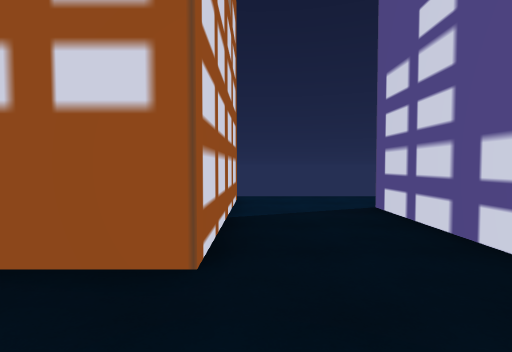
view 1 (above)

24 first-person views from a walk through a Unity game level. The camera is 1.4 m above the floor, tilts 2° down and sees 85° across. The floor is counted in squares, 2 m on a side. Each view is taken from the middle of a square. On the plan, view 1 faces up. The plan holds only what a view shows up to about 9 squares ahead; the rest is blank. The place goes on beyond the plan. The player is left out.

view 2
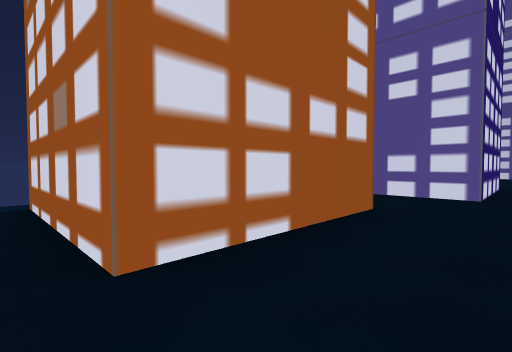

view 3
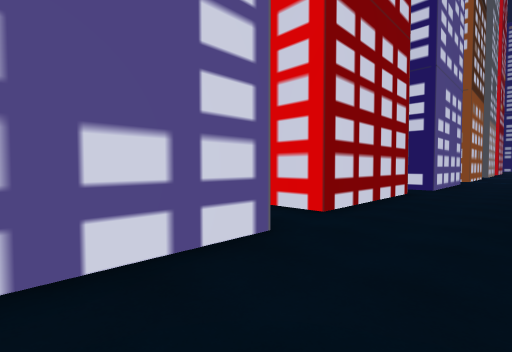

view 4
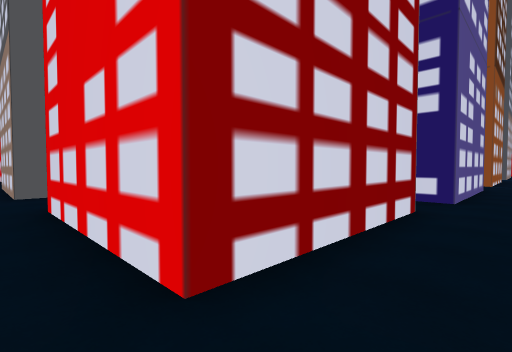

view 5
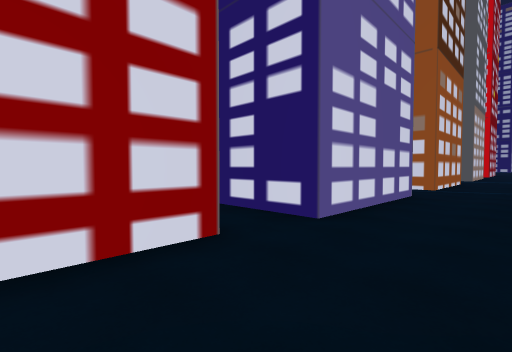

view 6
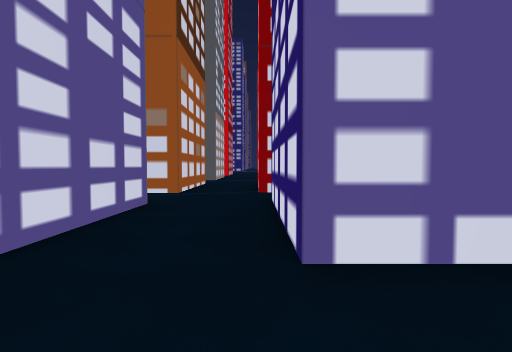

view 7
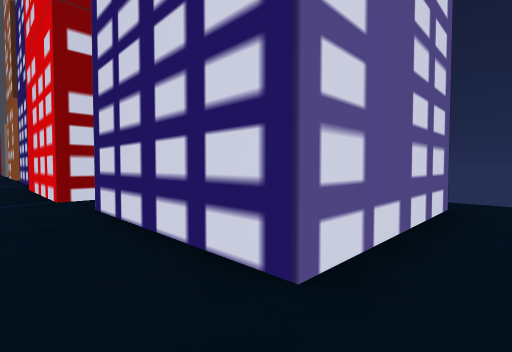

view 8
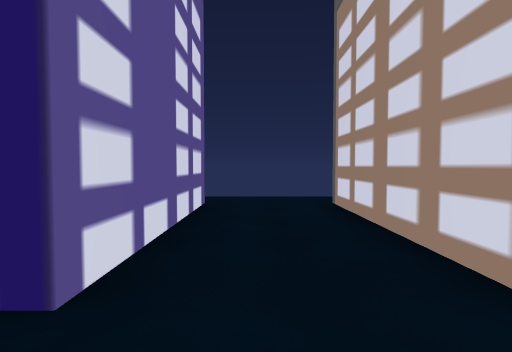

view 9
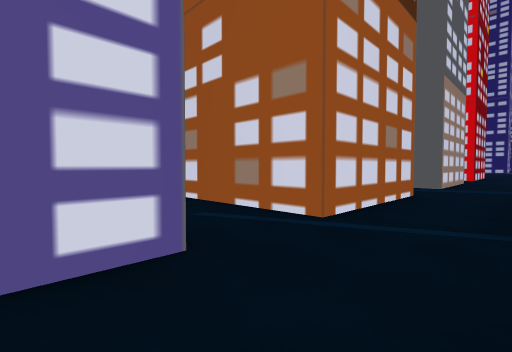

view 10
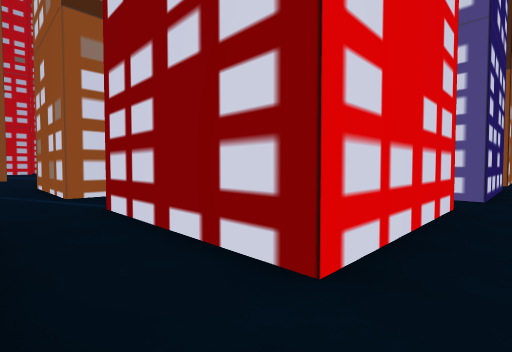

view 11
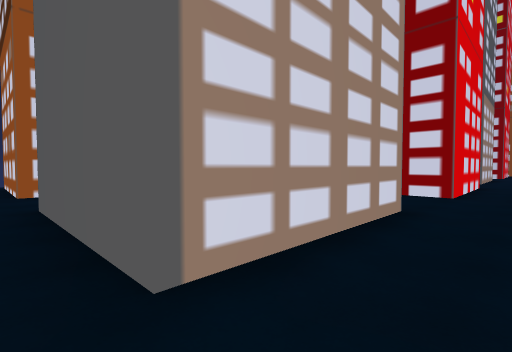

view 12
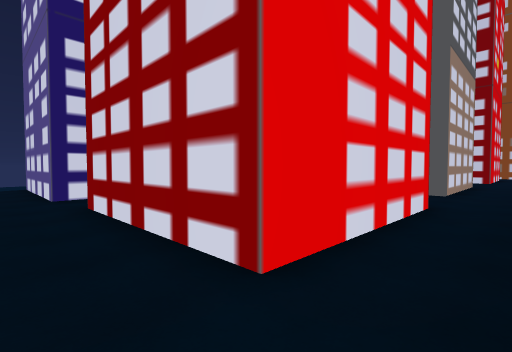

view 13
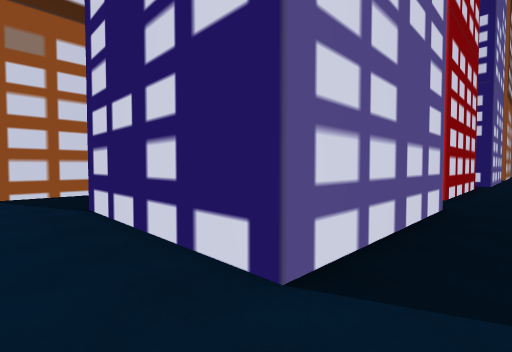

view 14
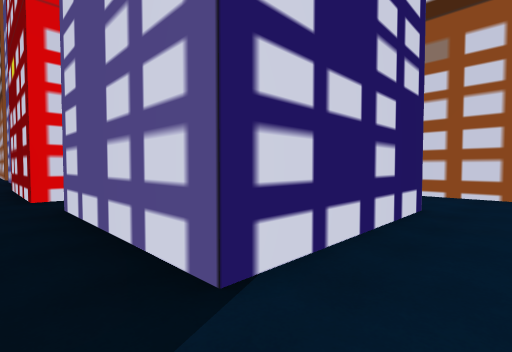

view 15
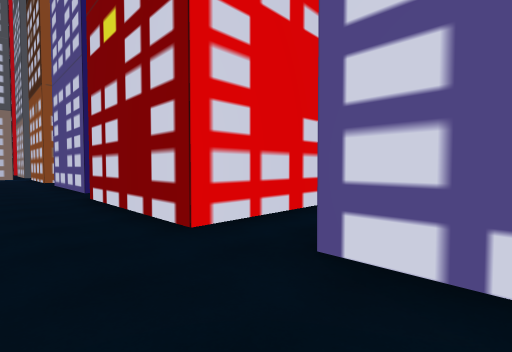

view 16
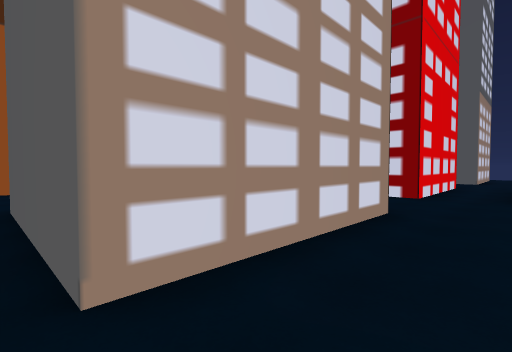

view 17
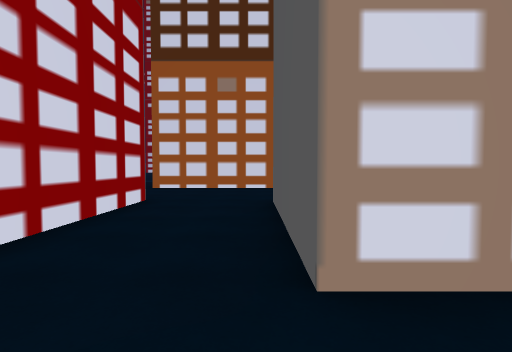

view 18
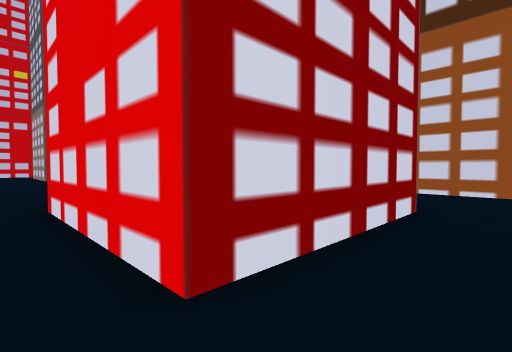

view 19
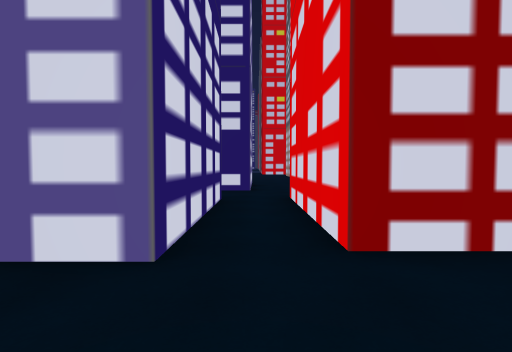

view 20
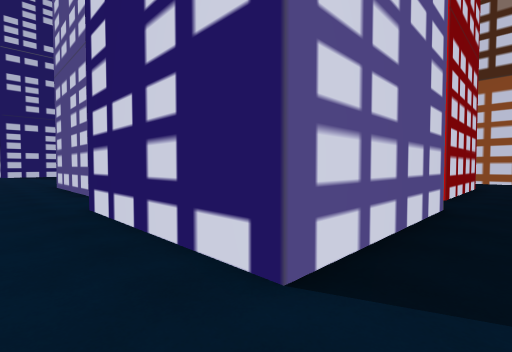

view 21
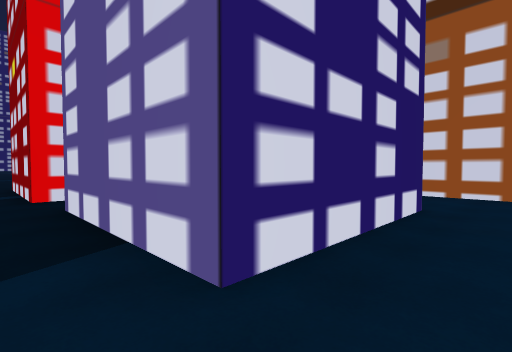

view 22
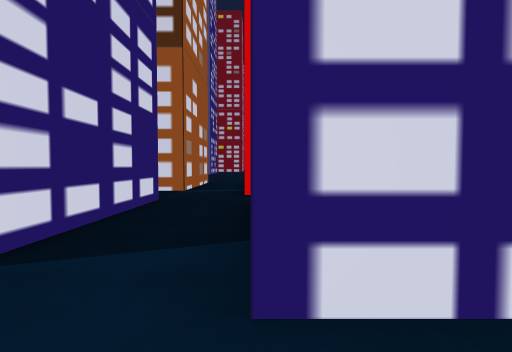

view 23
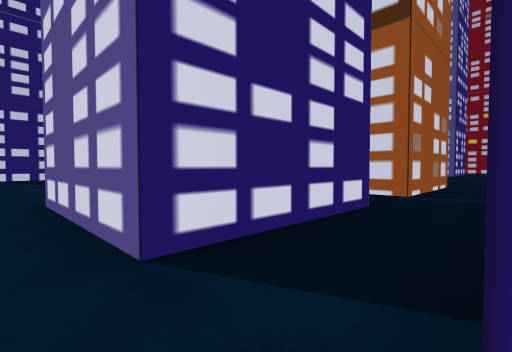

view 24
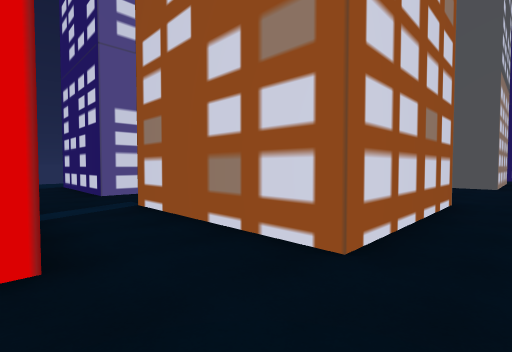

### Floor plan
Key: @ floor where view 1 was taken; . floor; B building.
Columns run from 5 left of view 1 to 30 right of it. Each row starts with its distance up from view 1.
  6 .B  B.........B  B...........
  5 .B  B.........B  B................
  4  B  B..BBBBB..B  B..BBBBB.BBBBB...
  3  B  B..B   B.      .B   B.B
  2 .BBBB..B   B..     .B   B.B
  1 .......BBBBB........BBBBB.B
  0 .....@....................BB
 -1 .B   ...BBBB..BBBB...BBBB....
 -2 .B   ...B  B..   B...B  B.BB
 -3 .B   ...B  B..   B...B  B.B
 -4 .BBBB...B  B..BBBB...B  B.B
 -5 ........BBBB.........B  B.B       .B
 -6 .......BBB B....  ....  ..BBBBB....B
 -7 .BBBB..B   B..    ....  ..........
 -8     B..B   B.     BBBB
 -9     B..B   B.
-10     B..B
-11 .   B.....
-12 ............
-13 .BBBBB.BBBBB
-14 .B   B.B
-15 .B   B.B
-16 .B   B.B
-17 ..   ...
-18 .B   ...
-19 .B    .BB
-20 .B    .B

Where each view was taken, in squares from view 1:
view 1: 0 up, 0 right, facing up
view 2: 0 up, 5 left, facing up-right
view 3: 3 up, 0 right, facing down-right
view 4: 0 up, 1 right, facing down-right
view 5: 3 down, 0 right, facing down-right
view 6: 5 down, 0 right, facing down
view 7: 6 down, 1 right, facing down-left
view 8: 6 down, 1 right, facing left
view 9: 9 down, 0 right, facing down-right
view 10: 11 down, 5 left, facing down-right
view 11: 6 down, 5 left, facing up-right
view 12: 6 down, 1 right, facing up-right
view 13: 6 up, 1 right, facing down-right
view 14: 6 up, 7 right, facing down-left
view 15: 2 up, 8 right, facing down-left
view 16: 1 up, 13 right, facing down-left
view 17: 1 up, 13 right, facing down
view 18: 0 up, 14 right, facing down-right
view 19: 0 up, 13 right, facing right
view 20: 6 up, 14 right, facing down-right
view 21: 6 up, 20 right, facing down-left
view 22: 6 up, 19 right, facing down
view 23: 5 up, 19 right, facing down-right
view 24: 7 down, 19 right, facing up-right
